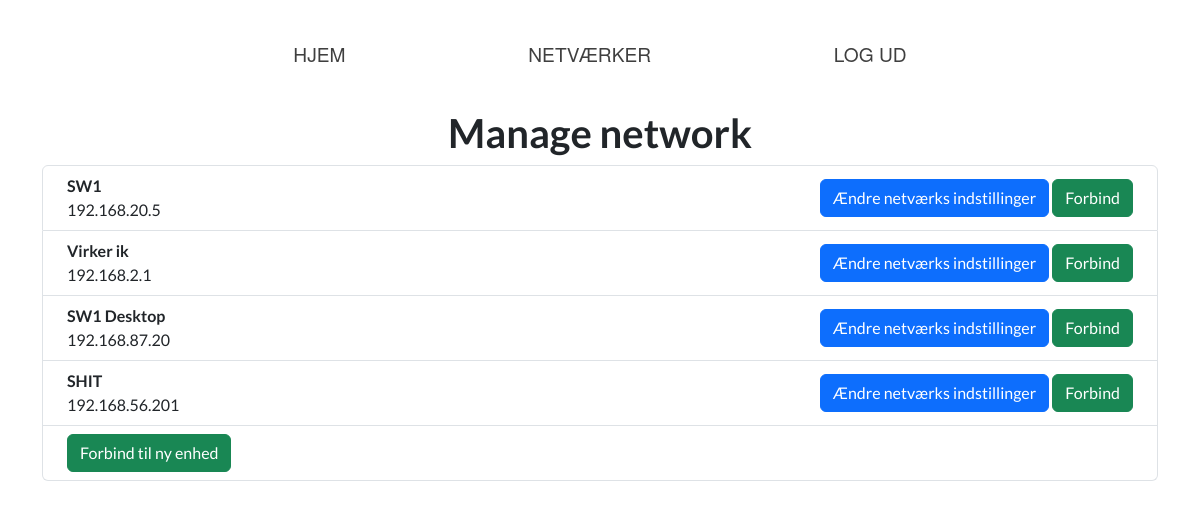
The page /networks (signed in) on the database as committed earlier.
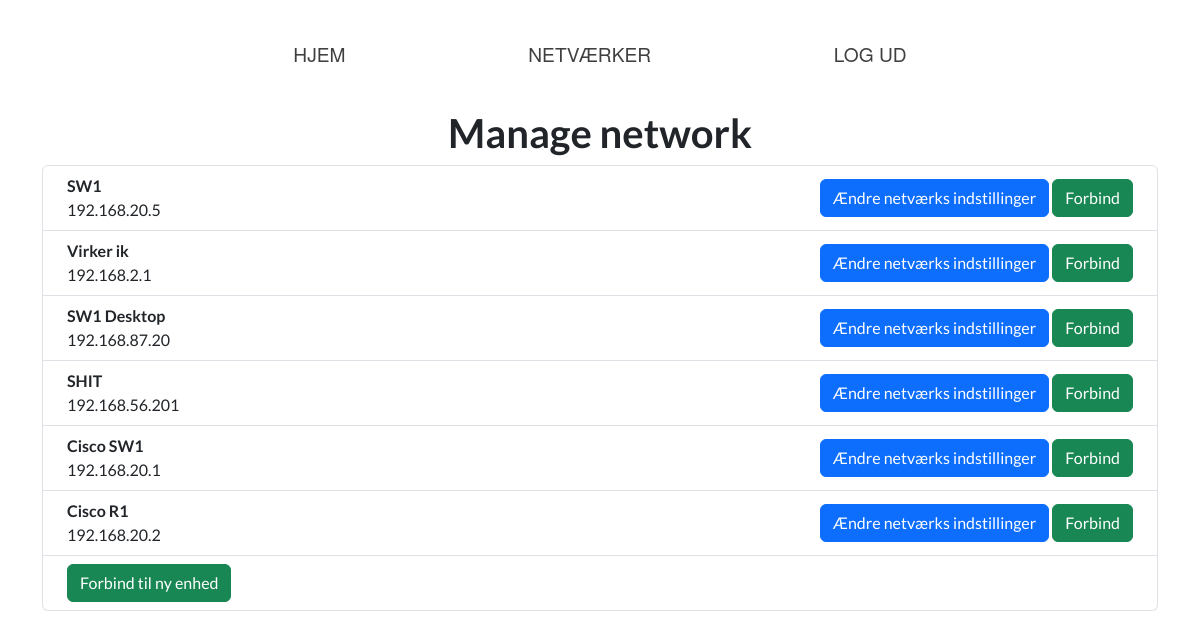
The same page on the database as committed later.
### website/models.py (models this page shows)
class Networks(db.Model):
    id = db.Column(db.Integer, primary_key=True)
    network_id = db.Column(db.Integer)
    network_name = db.Column(db.String(100))
    host = db.Column(db.String(100))
    username = db.Column(db.String(100))
    password = db.Column(db.String(100))
    user_id = db.Column(db.Integer, db.ForeignKey('user.id'))

### website/views.py (the view, shortened to what this page needs)
@views.route('/networks', methods=['GET', 'POST'])
@login_required
def networks():
    return render_template('networks.html', user=current_user)

### website/__init__.py (called while the page is built)
def create_app():
    app = Flask(__name__)
    app.config['SECRET_KEY'] = 'secretkey'
    app.config['SQLALCHEMY_DATABASE_URI'] = f'sqlite:///{DB_NAME}'
    db.init_app(app)
    app.config["SESSION_PERMANENT"] = False
    app.config["SESSION_TYPE"] = "filesystem"
    Session(app)
    from .views import views
    from .auth import auth
    from .network_managing import network
    app.register_blueprint(views, url_prefix='/')
    app.register_blueprint(auth, url_prefix='/')
    app.register_blueprint(network, url_prefix='/networks')
    from .models import User, Networks
    with app.app_context():
        db.create_all()
    login_manager = LoginManager()
    login_manager.login_view = 'auth.login'
    login_manager.init_app(app)
    @login_manager.user_loader
    def load_user(id):
        return User.query.get(int(id))
    return app

### website/templates/networks.html (shortened to what this page needs)
{% extends "base.html" %}
{% block content %}
<h1 class="fw-bold text-center">Manage network</h1>
<ul class="list-group" id="networks">
    {% for networks in user.networks %}
    <li class="list-group-item d-flex justify-content-between align-items-center">
        <div class="ms-2 me-auto">
            <div class="fw-bold">{{ networks.network_name }}</div>
            {{ networks.host }}
        </div>
        <form action="" method="POST" class="pe-2">
            <button type="submit" class="btn btn-primary align-center" name="change_button"
                value="{{ networks.network_id}}">Ændre netværks indstillinger</button>
            <button type="submit" class="btn btn-success align-center" name="connect_button"
                value="{{ networks.network_id}}">Forbind</button>
        </form>
    </li>
    {% endfor %}
    <li class="list-group-item d-flex justify-content-between align-items-center">
        <form action="" method="POST">
            <div class="ms-2 me-auto">
                <button type="submit" class="btn btn-success align-center" name="create_network_button"
                    value="create_network_button">Forbind til ny enhed</button>
            </div>
        </form>
    </li>
</ul>
{% endblock %}

### website/templates/base.html (shortened to what this page needs)
<!DOCTYPE html>
<html>
<head>
    <link href="https://cdn.jsdelivr.net/npm/bootstrap@5.3.3/dist/css/bootstrap.min.css" rel="stylesheet"
>
    <link rel="stylesheet" href="https://cdnjs.cloudflare.com/ajax/libs/font-awesome/4.7.0/css/font-awesome.min.css">
    <link rel="stylesheet" href="{{ url_for('static', filename='styles.css') }}">
    <link rel="stylesheet" href="https://cdn.jsdelivr.net/npm/bootstrap-icons@1.11.3/font/bootstrap-icons.min.css">
</head>
<body>
    <div class="container">
        <ul class="nav justify-content-around">
            {% if user.is_authenticated %}
            <li class="nav-item nav-li">
                <a class="nav-link nav-custom" href="{{ url_for('views.home') }}">Hjem</a>
            </li>
            <li class="nav-item">
                <a class="nav-link nav-custom" href="{{ url_for('views.networks') }}">Netværker</a>
            </li>
            <li class="nav-item">
                <a class="nav-link nav-custom" href="{{ url_for('auth.logout') }}">Log ud</a>
            </li>
            {% endif %}
        </ul>
    </div>
    <div class="container">
        {% block content %}
        {% endblock %}
    </div>
</body>
</html>

### website/static/styles.css (style rules this page uses)
body { font-family: 'Lato', sans-serif; font-weight: 400; font-style: normal; }
.nav { margin: 2rem 10rem; }
.nav-li { position: relative; }
.nav-custom { font-family: 'Helvetica Neue', Helvetica, Arial, sans-serif; color: black; font-size: larger; opacity: 0.75; position: relative; text-transform: uppercase; }
.nav-custom::after { content: ''; height: 2px; width: 100%; background-color: rgb(51, 139, 255); position: absolute; left: 0; bottom: 0.35rem; opacity: 0; transition: 300ms; }

Rows that differ between the two databases and show on the page:
added Networks: network_name "Cisco SW1", host "192.168.20.1", {{ networks.network_id }} 5 (drawn)
added Networks: network_name "Cisco R1", host "192.168.20.2", {{ networks.network_id }} 6 (drawn)
